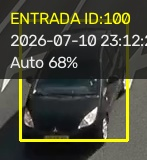
#> input picture data/captures/2026-07-10/entrada_ID100_2026-07-10_23-12-20.jpg, 147 x 160 px
$ python inspect_plate_visibility.py ../data/captures/2026-07-10/entrada_ID100_2026-07-10_23-12-20.jpg   (older library calls are emulated)
#> lines starting #> are read from the running program, lines starting #| are printed output that depends on the picture; after the words box and inside, x2 and y2 are one past the last pixel; in counts of white or black regions, pixels touching at a corner belong together
#!/usr/bin/env python3
import sys
import os
import cv2
import numpy as np
from pathlib import Path

def calculate_sharpness(gray_img: np.ndarray) -> float:
    return float(cv2.Laplacian(gray_img, cv2.CV_64F).var())

def calculate_brightness_contrast(gray_img: np.ndarray) -> tuple[float, float]:
    mean, std = cv2.meanStdDev(gray_img)
    return float(mean[0][0]), float(std[0][0])

def check_border_violation(bbox: tuple[int, int, int, int], img_shape: tuple[int, int]) -> bool:
    x1, y1, x2, y2 = bbox
    h, w = img_shape[:2]
    # Margin of 2 pixels from the frame border
    return x1 <= 2 or y1 <= 2 or x2 >= w - 2 or y2 >= h - 2

def inspect_image_quality(img_path: str, bbox: tuple[int, int, int, int] = None) -> dict:
    img = cv2.imread(img_path)
#> img is the input picture: shape (160, 147, 3); mean B, G, R 56.6, 71.5, 70.8
    if img is None:
        return {"error": f"Could not load image: {img_path}"}

    h, w = img.shape[:2]
#> h = 160; w = 147
    if bbox is None:
        bbox = (0, 0, w, h)
#> bbox = (0, 0, 147, 160)

    x1, y1, x2, y2 = [int(round(c)) for c in bbox]
#> x1 = 0; y1 = 0; x2 = 147; y2 = 160
    crop = img[y1:y2, x1:x2]
    if crop.size == 0:
        return {"error": f"Empty crop for bbox {bbox} in {img_path}"}

    gray = cv2.cvtColor(crop, cv2.COLOR_BGR2GRAY)
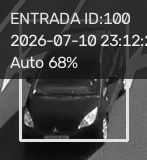
#> gray: shape (160, 147); min 1, max 254, mean 69.6
    sharpness = calculate_sharpness(gray)
#> sharpness = 6194.7
    brightness, contrast = calculate_brightness_contrast(gray)
#> in calculate_brightness_contrast, `mean, std = cv2.meanStdDev(gray_img)`: mean = [69.6]; std = [54.95]
#> brightness = 69.6; contrast = 54.95
    border_violation = check_border_violation((x1, y1, x2, y2), (h, w))
#> border_violation = True
    area = int((x2 - x1) * (y2 - y1))
#> area = 23520

    # Assess suitability
    # Sharpness > 50, contrast > 25, width > 60, height > 30 as heuristic for decent plates
    is_suitable = sharpness >= 40.0 and contrast >= 15.0 and not border_violation and (x2 - x1) >= 40
#> is_suitable = False

    return {
        "width": x2 - x1,
        "height": y2 - y1,
        "area": area,
        "sharpness": sharpness,
        "brightness": brightness,
        "contrast": contrast,
        "border_violation": border_violation,
        "is_suitable": is_suitable,
        "shape": img.shape
    }

def main():
    if len(sys.argv) < 2:
        print("Usage: inspect_plate_visibility.py <image_path>")
        sys.exit(1)

    img_path = sys.argv[1]
    if not os.path.exists(img_path):
        # Check in validation/
        validation_alt = Path(__file__).resolve().parent.parent / "data" / "validation" / img_path
        if validation_alt.exists():
            img_path = str(validation_alt)
        else:
            print(f"File not found: {img_path}")
            sys.exit(1)

    stats = inspect_image_quality(img_path)
#> stats = 9 items
    if "error" in stats:
        print(f"Error: {stats['error']}")
        sys.exit(1)

    print(f"--- Optical Assessment for {Path(img_path).name} ---")
    print(f"Dimensions: {stats['width']}x{stats['height']} (Area: {stats['area']} px)")
#| Dimensions: 147x160 (Area: 23520 px)
    print(f"Sharpness (Laplacian Var): {stats['sharpness']:.2f}")
#| Sharpness (Laplacian Var): 6194.66
    print(f"Brightness (Mean): {stats['brightness']:.2f}")
#| Brightness (Mean): 69.60
    print(f"Contrast (Std Dev): {stats['contrast']:.2f}")
#| Contrast (Std Dev): 54.95
    print(f"Border Violation: {stats['border_violation']}")
#| Border Violation: True
    print(f"Optically Suitable: {stats['is_suitable']}")
#| Optically Suitable: False

    # Save annotated report image
    img = cv2.imread(img_path)
    annotated = img.copy()
    label_y = 35
    for k, v in stats.items():
        if k in ("shape", "area"):
            continue
        text = f"{k}: {v}"
        cv2.putText(annotated, text, (15, label_y), cv2.FONT_HERSHEY_SIMPLEX, 0.7, (0, 255, 255), 2)
        label_y += 30
#> this loop made 9 passes
#> (k, v, text, label_y) on passes 1, 2, 4, 5, 6, 7, 8: ('width', 147, 'width: 147', 65), ('height', 160, 'height: 160', 95), ('sharpness', 6194.7, 'sharpness: 6194.660321733711', 125), ('brightness', 69.6, 'brightness: 69.60408163265306', 155), ('contrast', 54.95, 'contrast: 54.94680916196837', 185), ('border_violation', True, 'border_violation: True', 215), ('is_suitable', False, 'is_suitable: False', 245)
#> (k, v) on passes 3, 9: ('area', 23520), ('shape', (160, 147, 3))
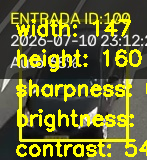
#> annotated: shape (160, 147, 3); 17.95% of pixels changed, all inside (x1, y1, x2, y2) = (16, 19, 147, 157)
#> after the loop, label_y = 245

    report_dir = Path(__file__).resolve().parent.parent / "data" / "validation" / "reports"
    os.makedirs(report_dir, exist_ok=True)
    report_path = report_dir / f"report_{Path(img_path).name}"
    cv2.imwrite(str(report_path), annotated)
    print(f"Annotated report saved to: {report_path}")

if __name__ == "__main__":
    main()

$ run again, on data/captures/2026-07-10/entrada_ID113_2026-07-10_23-12-23.jpg
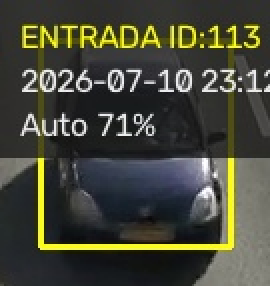
#> input picture data/captures/2026-07-10/entrada_ID113_2026-07-10_23-12-23.jpg, 135 x 143 px (shown 2 times larger)
#> in inspect_image_quality, img is the input picture: shape (143, 135, 3); mean B, G, R 57.1, 70.7, 69.7
#> in inspect_image_quality, `gray = cv2.cvtColor(crop, cv2.COLOR_BGR2GRAY)`:
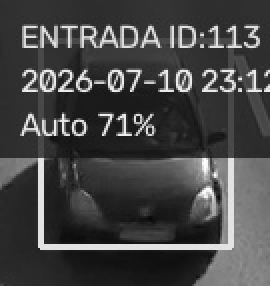
#> gray: shape (143, 135) (shown 2 times larger); min 7, max 254, mean 68.9
#> sharpness = 6736
#> mean = [68.89]; std = [54.91]
#> brightness = 68.89; contrast = 54.91
#> is_suitable = False
#> stats = 9 items
#| Dimensions: 135x143 (Area: 19305 px)
#| Sharpness (Laplacian Var): 6736.03
#| Brightness (Mean): 68.89
#| Contrast (Std Dev): 54.91
#| Border Violation: True
#| Optically Suitable: False
#> the loop in main, `for k, v in stats.items():` made 9 passes
#> (k, v, text, label_y) on passes 1, 2, 4, 5, 6, 7, 8: ('width', 135, 'width: 135', 65), ('height', 143, 'height: 143', 95), ('sharpness', 6736, 'sharpness: 6736.02611843134', 125), ('brightness', 68.89, 'brightness: 68.88868168868169', 155), ('contrast', 54.91, 'contrast: 54.905013113616704', 185), ('border_violation', True, 'border_violation: True', 215), ('is_suitable', False, 'is_suitable: False', 245)
#> after the loop in main, `for k, v in stats.items():`:
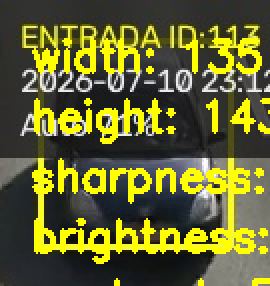
#> annotated: shape (143, 135, 3) (shown 2 times larger); 17.32% of pixels changed, all inside (x1, y1, x2, y2) = (16, 19, 135, 143)
#> after the loop in main, `for k, v in stats.items():`: label_y = 245

$ run again, on data/captures/2026-07-10/entrada_ID114_2026-07-10_23-12-24.jpg
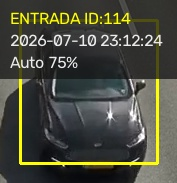
#> input picture data/captures/2026-07-10/entrada_ID114_2026-07-10_23-12-24.jpg, 177 x 183 px
#> in inspect_image_quality, img is the input picture: shape (183, 177, 3); mean B, G, R 62.6, 74.6, 73.2
#> in inspect_image_quality, `gray = cv2.cvtColor(crop, cv2.COLOR_BGR2GRAY)`:
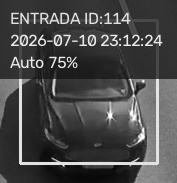
#> gray: shape (183, 177); min 0, max 255, mean 72.8
#> sharpness = 4789.8
#> mean = [72.81]; std = [52.03]
#> brightness = 72.81; contrast = 52.03
#> is_suitable = False
#> stats = 9 items
#| Dimensions: 177x183 (Area: 32391 px)
#| Sharpness (Laplacian Var): 4789.85
#| Brightness (Mean): 72.81
#| Contrast (Std Dev): 52.03
#| Border Violation: True
#| Optically Suitable: False
#> the loop in main, `for k, v in stats.items():` made 9 passes
#> (k, v, text, label_y) on passes 1, 2, 4, 5, 6, 7, 8: ('width', 177, 'width: 177', 65), ('height', 183, 'height: 183', 95), ('sharpness', 4789.8, 'sharpness: 4789.84947081578', 125), ('brightness', 72.81, 'brightness: 72.81467074187275', 155), ('contrast', 52.03, 'contrast: 52.02751534300496', 185), ('border_violation', True, 'border_violation: True', 215), ('is_suitable', False, 'is_suitable: False', 245)
#> after the loop in main, `for k, v in stats.items():`:
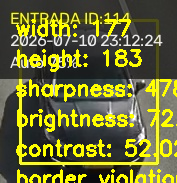
#> annotated: shape (183, 177, 3); 17.37% of pixels changed, all inside (x1, y1, x2, y2) = (16, 19, 177, 183)
#> after the loop in main, `for k, v in stats.items():`: label_y = 245

$ run again, on data/captures/2026-07-10/entrada_ID115_2026-07-10_23-12-25.jpg
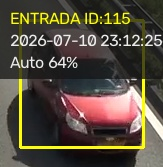
#> input picture data/captures/2026-07-10/entrada_ID115_2026-07-10_23-12-25.jpg, 163 x 167 px
#> in inspect_image_quality, img is the input picture: shape (167, 163, 3); mean B, G, R 62, 74.9, 84
#> in inspect_image_quality, `gray = cv2.cvtColor(crop, cv2.COLOR_BGR2GRAY)`:
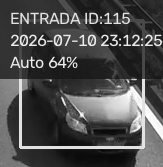
#> gray: shape (167, 163); min 5, max 254, mean 76.2
#> sharpness = 5859.6
#> mean = [76.16]; std = [62.43]
#> brightness = 76.16; contrast = 62.43
#> is_suitable = False
#> stats = 9 items
#| Dimensions: 163x167 (Area: 27221 px)
#| Sharpness (Laplacian Var): 5859.61
#| Brightness (Mean): 76.16
#| Contrast (Std Dev): 62.43
#| Border Violation: True
#| Optically Suitable: False
#> the loop in main, `for k, v in stats.items():` made 9 passes
#> (k, v, text, label_y) on passes 1, 2, 4, 5, 6, 7, 8: ('width', 163, 'width: 163', 65), ('height', 167, 'height: 167', 95), ('sharpness', 5859.6, 'sharpness: 5859.612772058779', 125), ('brightness', 76.16, 'brightness: 76.15895815730502', 155), ('contrast', 62.43, 'contrast: 62.425212942410575', 185), ('border_violation', True, 'border_violation: True', 215), ('is_suitable', False, 'is_suitable: False', 245)
#> after the loop in main, `for k, v in stats.items():`:
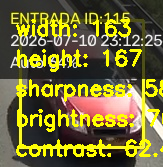
#> annotated: shape (167, 163, 3); 16.8% of pixels changed, all inside (x1, y1, x2, y2) = (16, 19, 163, 157)
#> after the loop in main, `for k, v in stats.items():`: label_y = 245
